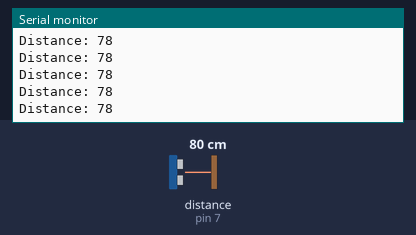
The sketch below on a simulated Arduino Uno, built with avr-gcc and run on an emulated ATmega328P. Parts: the last lines printed to the serial monitor. Wiring (inferred from the names in the program): ultrasonic range finder: trigger pin 8; echo pin 7. Inputs (shaded band) come from the test bench; at power-on: distance to the obstacle (sensor on pin 7) 80 cm. The echo pulse lasts 58.3 µs per cm.

Above: at 1.2 s.
1.3 s: distance to the obstacle (sensor on pin 7) set to 2 cm
At 1.38 s:
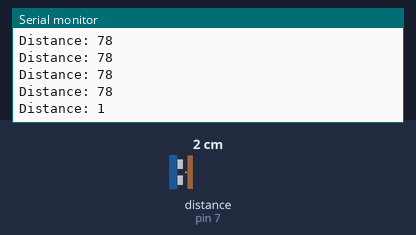
4.3 s: distance to the obstacle (sensor on pin 7) set to 250 cm
At 4.41 s:
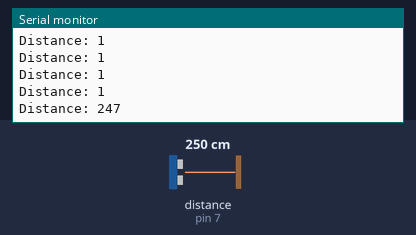
Timing chart, 0 to 7.3 s (numbered marks = the images above; inputs shaded):
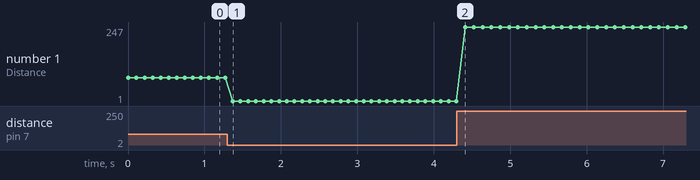

Measured:
- after the input at 1.3 s, the serial monitor: prints a new line after 0.07 s (image 1)
- after the input at 4.3 s, the serial monitor: prints a new line after 0.11 s (image 2)
- plotted number 1: 78 → 1 after the input at 1.3 s, 1 → 2 after the input at 4.3 s

The sketch:

ultrasonic_sensor.ino
```cpp
int trigPin = 8;
int echoPin = 7;
long duration;
int distance;

void setup() {
  pinMode(trigPin, OUTPUT);
  pinMode(echoPin, INPUT);
  Serial.begin(9600);
  //pinMode(2,OUTPUT);
  //digitalWrite(2,HIGH);
}

void loop() {
  // Clears the trigPin
  digitalWrite(trigPin, LOW);
  delayMicroseconds(2);
  // Sets the trigPin on HIGH state for 10 micro seconds
  digitalWrite(trigPin, HIGH);
  delayMicroseconds(10);
  digitalWrite(trigPin, LOW);
  // Reads the echoPin, returns the sound wave travel time in microseconds
  duration = pulseIn(echoPin, HIGH);
  // Calculating the distance
  distance = (float)duration * 0.034 / 2;
  Serial.print("Distance: ");
  Serial.println(distance);
  delay(100);
}
```
